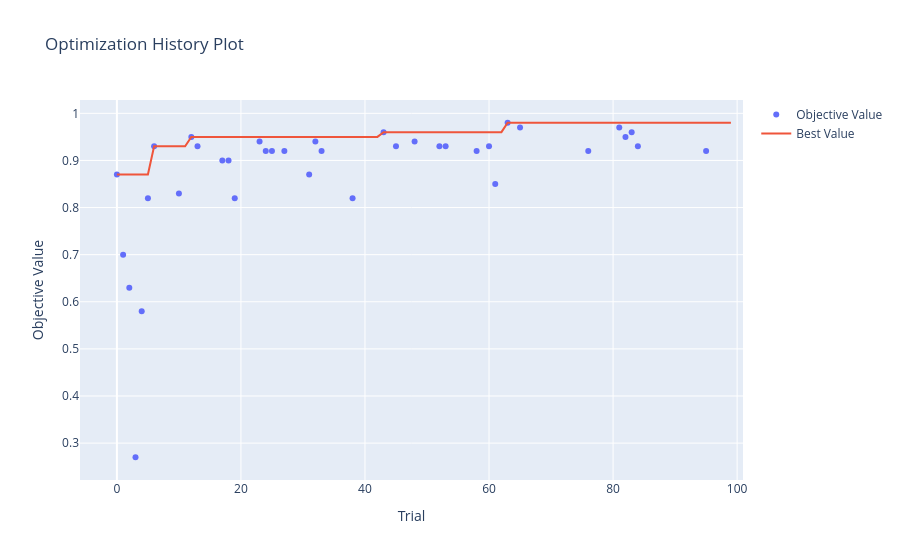

Write notebook code for a chart like this one.
### Markdown cell above
# Optuna Visualization

### Code cell
optuna.visualization.plot_optimization_history(study)

### Figure 1 — Plotly figure (JSON) as saved in the notebook; plotly's stock layout.template omitted (floating-point values rounded to 4 significant figures)
{"data": [{"mode": "markers", "name": "Objective Value", "x": [0, 1, 2, 3, 4, 5, 6, 10, 12, 13, 17, 18, 19, 23, 24, 25, 27, 31, 32, 33, 38, 43, 45, 48, 52, 53, 58, 60, 61, 63, 65, 76, 81, 82, 83, 84, 95], "y": [0.87, 0.7, 0.63, 0.27, 0.58, 0.82, 0.93, 0.83, 0.95, 0.93, 0.9, 0.9, 0.82, 0.94, 0.92, 0.92, 0.92, 0.87, 0.94, 0.92, 0.82, 0.96, 0.93, 0.94, 0.93, 0.93, 0.92, 0.93, 0.85, 0.98, 0.97, 0.92, 0.97, 0.95, 0.96, 0.93, 0.92], "type": "scatter"}, {"mode": "lines", "name": "Best Value", "x": [0, 1, 2, 3, 4, 5, 6, 7, 8, 9, 10, 11, 12, 13, 14, 15, 16, 17, 18, 19, 20, 21, 22, 23, 24, 25, 26, 27, 28, 29, 30, 31, 32, 33, 34, 35, 36, 37, 38, 39, 40, 41, 42, 43, 44, 45, 46, 47, 48, 49, 50, 51, 52, 53, 54, 55, 56, 57, 58, 59, 60, 61, 62, 63, 64, 65, 66, 67, 68, 69, 70, 71, 72, 73, 74, 75, 76, 77, 78, 79, 80, 81, 82, 83, 84, 85, 86, 87, 88, 89, 90, 91, 92, 93, 94, 95, 96, 97, 98, 99], "y": [0.87, 0.87, 0.87, 0.87, 0.87, 0.87, 0.93, 0.93, 0.93, 0.93, 0.93, 0.93, 0.95, 0.95, 0.95, 0.95, 0.95, 0.95, 0.95, 0.95, 0.95, 0.95, 0.95, 0.95, 0.95, 0.95, 0.95, 0.95, 0.95, 0.95, 0.95, 0.95, 0.95, 0.95, 0.95, 0.95, 0.95, 0.95, 0.95, 0.95, 0.95, 0.95, 0.95, 0.96, 0.96, 0.96, 0.96, 0.96, 0.96, 0.96, 0.96, 0.96, 0.96, 0.96, 0.96, 0.96, 0.96, 0.96, 0.96, 0.96, 0.96, 0.96, 0.96, 0.98, 0.98, 0.98, 0.98, 0.98, 0.98, 0.98, 0.98, 0.98, 0.98, 0.98, 0.98, 0.98, 0.98, 0.98, 0.98, 0.98, 0.98, 0.98, 0.98, 0.98, 0.98, 0.98, 0.98, 0.98, 0.98, 0.98, 0.98, 0.98, 0.98, 0.98, 0.98, 0.98, 0.98, 0.98, 0.98, 0.98], "type": "scatter"}, {"marker": {"color": "#cccccc"}, "mode": "markers", "name": "Infeasible Trial", "showlegend": false, "x": [], "y": [], "type": "scatter"}], "layout": {"title": {"text": "Optimization History Plot"}, "xaxis": {"title": {"text": "Trial"}}, "yaxis": {"title": {"text": "Objective Value"}}}}
